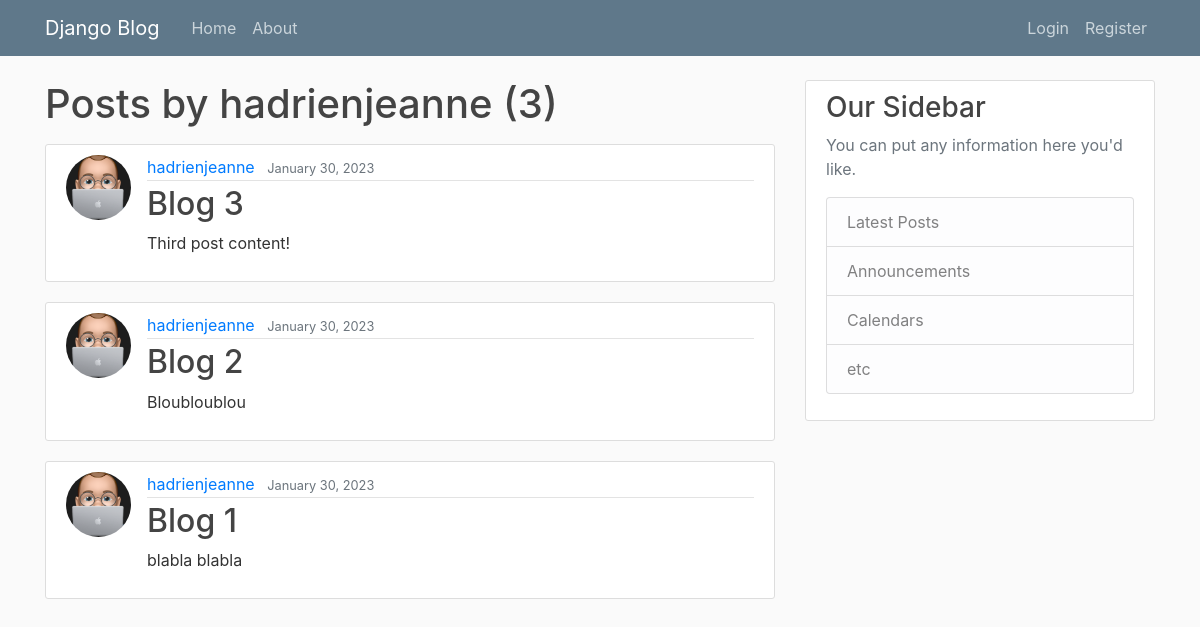
The app's page /user/hadrienjeanne, older data.
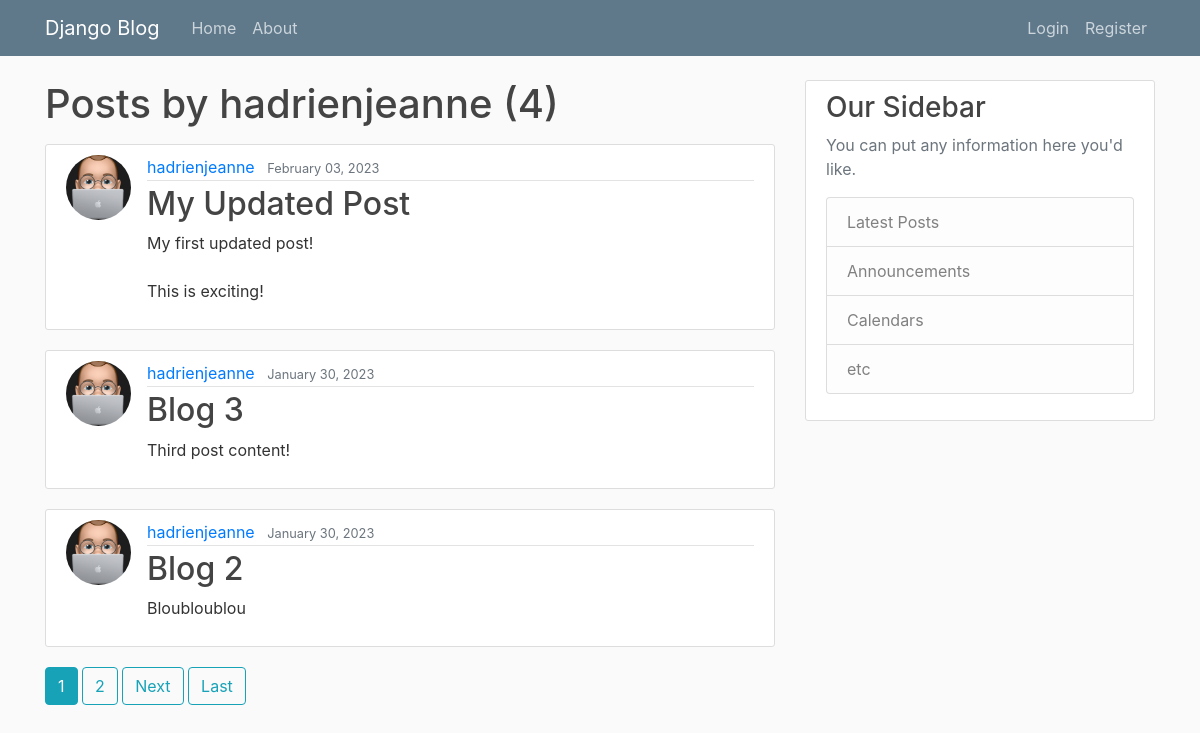
The same page, newer data.
### blog/models.py (models this page shows, shortened)
class Post(models.Model):
    title = models.CharField(max_length=100)
    content = models.TextField()
    date_posted = models.DateTimeField(default=timezone.now)
    author = models.ForeignKey(User, on_delete=models.CASCADE)

### users/models.py (models this page shows, shortened)
class Profile(models.Model):
    user = models.OneToOneField(User, on_delete=models.CASCADE)
    image = models.ImageField(default='default.jpg', upload_to='profile_pics')

### blog/views.py (the view)
# urls.py: path('user/<str:username>', UserPostListView.as_view(), name='user-posts'),
class UserPostListView(ListView):
    model = Post
    template_name = 'blog/user_posts.html' # by default <app>/<model>_<viewtype>.html
    context_object_name = 'posts'
    paginate_by = 3
    def get_queryset(self):
        user = get_object_or_404(User, username=self.kwargs.get('username'))
        return Post.objects.filter(author=user).order_by('-date_posted')

### blog/templates/blog/user_posts.html (shortened to what this page needs)
{% extends "blog/base.html" %}
{% block content%}
    <h1 class="mb-3">Posts by {{ view.kwargs.username }} ({{ page_obj.paginator.count }})</h1>
    {% for post in posts %}
        <article class="media content-section">
            <img class="rounded-circle article-img" src="{{post.author.profile.image.url}}" />
            <div class="media-body">
            <div class="article-metadata">
                <a class="mr-2" href="{% url 'user-posts' post.author.username %}">{{ post.author }}</a>
                <small class="text-muted">{{ post.date_posted|date:"F d, Y" }}</small>
            </div>
            <h2><a class="article-title" href="{% url 'post-detail' post.id %}">{{ post.title }}</a></h2>
            <p class="article-content">{{ post.content }}</p>
            </div>
        </article>
    {% endfor %}
    {% if is_paginated %}
        {% for num in page_obj.paginator.page_range %}
            {% if page_obj.number == num %}
                <a href="?page={{ num }}" class="btn btn-info mb-4">{{ num }}</a>
            {% elif num > page_obj.number|add:'-3' and num < page_obj.number|add:'3' %}
                <a href="?page={{ num }}" class="btn btn-outline-info mb-4">{{ num }}</a>
            {% endif %}
        {% endfor %}
        {% if page_obj.has_next %}
        <a href="?page={{ page_obj.next_page_number }}" class="btn btn-outline-info mb-4">Next</a>
        <a href="?page={{ page_obj.paginator.num_pages }}" class="btn btn-outline-info mb-4">Last</a>
        {% endif %}
    {% endif %}
{% endblock content %}

Row changes from the older to the newer data that the page shows:
no longer on this page (row unchanged): Post: author.profile.image (placeholder picture), author "hadrienjeanne", date_posted "January 30, 2023", title "Blog 1", content "blabla blabla"
added Post: author.profile.image (placeholder picture), author "hadrienjeanne", date_posted "February 03, 2023", title "My Updated Post", content "My first updated post! This is exciting!"
Text that changed along with them:
{{ page_obj.paginator.count }}: "3" → "4"
new list line: "1"
new list line: "2"
text now shown: "Next Last"
